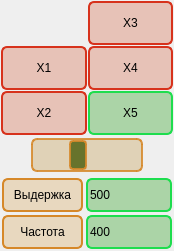
<?xml version="1.0" encoding="UTF-8"?>
<ui version="4.0">
 <class>WidgetCameraControl</class>
 <widget class="QWidget" name="WidgetCameraControl">
  <property name="geometry">
   <rect>
    <x>0</x>
    <y>0</y>
    <width>174</width>
    <height>251</height>
   </rect>
  </property>
  <property name="maximumSize">
   <size>
    <width>184</width>
    <height>16777215</height>
   </size>
  </property>
  <property name="windowTitle">
   <string>Form</string>
  </property>
  <property name="styleSheet">
   <string notr="true">QPushButton
{
   background-color: rgba(204, 53, 10, 62);
    border: 2px solid line;
    border-radius: 6px;	
	border-color: rgb(215, 50, 28);
}

QPushButton::checked
{
	
	background-color: rgba(32, 156, 19, 83);
    border: 2px solid line;
    border-radius: 6px;
   
	border-color: rgb(30, 221, 78);
}

QLineEdit
{
	
	background-color: rgba(32, 156, 19, 83);
    border: 2px solid line;
    border-radius: 6px;
   
	border-color: rgb(30, 221, 78);
}

QGroupBox
{
border: 0px solid line black;
}</string>
  </property>
  <layout class="QGridLayout" name="gridLayout">
   <property name="leftMargin">
    <number>1</number>
   </property>
   <property name="topMargin">
    <number>1</number>
   </property>
   <property name="rightMargin">
    <number>1</number>
   </property>
   <property name="bottomMargin">
    <number>1</number>
   </property>
   <property name="spacing">
    <number>3</number>
   </property>
   <item row="0" column="0">
    <widget class="QGroupBox" name="groupBox">
     <property name="title">
      <string/>
     </property>
     <layout class="QGridLayout" name="gridLayout_3">
      <property name="leftMargin">
       <number>0</number>
      </property>
      <property name="topMargin">
       <number>0</number>
      </property>
      <property name="rightMargin">
       <number>0</number>
      </property>
      <property name="bottomMargin">
       <number>0</number>
      </property>
      <property name="spacing">
       <number>1</number>
      </property>
      <item row="1" column="0">
       <widget class="QLabel" name="label">
        <property name="sizePolicy">
         <sizepolicy hsizetype="Preferred" vsizetype="Expanding">
          <horstretch>0</horstretch>
          <verstretch>0</verstretch>
         </sizepolicy>
        </property>
        <property name="minimumSize">
         <size>
          <width>0</width>
          <height>0</height>
         </size>
        </property>
        <property name="maximumSize">
         <size>
          <width>10000</width>
          <height>10000</height>
         </size>
        </property>
        <property name="styleSheet">
         <string notr="true">QLabel
{
border: 0px solid line black;
}</string>
        </property>
        <property name="text">
         <string/>
        </property>
        <property name="scaledContents">
         <bool>true</bool>
        </property>
        <property name="alignment">
         <set>Qt::AlignmentFlag::AlignCenter</set>
        </property>
        <property name="margin">
         <number>2</number>
        </property>
        <property name="indent">
         <number>0</number>
        </property>
       </widget>
      </item>
      <item row="3" column="1">
       <widget class="QPushButton" name="butZoom5">
        <property name="sizePolicy">
         <sizepolicy hsizetype="Minimum" vsizetype="Preferred">
          <horstretch>0</horstretch>
          <verstretch>0</verstretch>
         </sizepolicy>
        </property>
        <property name="minimumSize">
         <size>
          <width>0</width>
          <height>0</height>
         </size>
        </property>
        <property name="maximumSize">
         <size>
          <width>16777215</width>
          <height>16777215</height>
         </size>
        </property>
        <property name="text">
         <string>X5</string>
        </property>
        <property name="checkable">
         <bool>true</bool>
        </property>
        <property name="checked">
         <bool>true</bool>
        </property>
        <property name="autoExclusive">
         <bool>true</bool>
        </property>
       </widget>
      </item>
      <item row="3" column="0">
       <widget class="QPushButton" name="butZoom2">
        <property name="sizePolicy">
         <sizepolicy hsizetype="MinimumExpanding" vsizetype="MinimumExpanding">
          <horstretch>0</horstretch>
          <verstretch>0</verstretch>
         </sizepolicy>
        </property>
        <property name="minimumSize">
         <size>
          <width>0</width>
          <height>0</height>
         </size>
        </property>
        <property name="maximumSize">
         <size>
          <width>16777215</width>
          <height>16777215</height>
         </size>
        </property>
        <property name="text">
         <string>X2</string>
        </property>
        <property name="checkable">
         <bool>true</bool>
        </property>
        <property name="autoExclusive">
         <bool>true</bool>
        </property>
       </widget>
      </item>
      <item row="2" column="1">
       <widget class="QPushButton" name="butZoom4">
        <property name="sizePolicy">
         <sizepolicy hsizetype="Preferred" vsizetype="Preferred">
          <horstretch>0</horstretch>
          <verstretch>0</verstretch>
         </sizepolicy>
        </property>
        <property name="minimumSize">
         <size>
          <width>0</width>
          <height>0</height>
         </size>
        </property>
        <property name="maximumSize">
         <size>
          <width>16777215</width>
          <height>16777215</height>
         </size>
        </property>
        <property name="text">
         <string>X4</string>
        </property>
        <property name="checkable">
         <bool>true</bool>
        </property>
        <property name="autoExclusive">
         <bool>true</bool>
        </property>
       </widget>
      </item>
      <item row="2" column="0">
       <widget class="QPushButton" name="butZoom1">
        <property name="sizePolicy">
         <sizepolicy hsizetype="Preferred" vsizetype="MinimumExpanding">
          <horstretch>0</horstretch>
          <verstretch>0</verstretch>
         </sizepolicy>
        </property>
        <property name="minimumSize">
         <size>
          <width>0</width>
          <height>0</height>
         </size>
        </property>
        <property name="maximumSize">
         <size>
          <width>16777215</width>
          <height>16777215</height>
         </size>
        </property>
        <property name="text">
         <string>X1</string>
        </property>
        <property name="checkable">
         <bool>true</bool>
        </property>
        <property name="autoExclusive">
         <bool>true</bool>
        </property>
       </widget>
      </item>
      <item row="1" column="1">
       <widget class="QPushButton" name="butZoom3">
        <property name="sizePolicy">
         <sizepolicy hsizetype="Expanding" vsizetype="Minimum">
          <horstretch>0</horstretch>
          <verstretch>0</verstretch>
         </sizepolicy>
        </property>
        <property name="minimumSize">
         <size>
          <width>0</width>
          <height>0</height>
         </size>
        </property>
        <property name="maximumSize">
         <size>
          <width>16777215</width>
          <height>16777215</height>
         </size>
        </property>
        <property name="text">
         <string>X3</string>
        </property>
        <property name="checkable">
         <bool>true</bool>
        </property>
        <property name="autoExclusive">
         <bool>true</bool>
        </property>
       </widget>
      </item>
      <item row="4" column="0" colspan="2">
       <widget class="QScrollBar" name="scrollSetZoom">
        <property name="sizePolicy">
         <sizepolicy hsizetype="Minimum" vsizetype="Minimum">
          <horstretch>0</horstretch>
          <verstretch>0</verstretch>
         </sizepolicy>
        </property>
        <property name="minimumSize">
         <size>
          <width>0</width>
          <height>38</height>
         </size>
        </property>
        <property name="styleSheet">
         <string notr="true">QScrollBar:horizontal {
	background-color: rgba(181, 126, 24, 0.26);
    border: 2px solid line;
    border-radius: 6px;
   
	border-color: rgba(214, 136, 41, 0.87);
    width: 80px;
    min-height: 30px;
  margin: 2px 30px 2px 30px;
}

 QScrollBar::handle:horizontal 
 {
	background-color: rgba(103, 115, 44, 1);
    border: 2px solid line;
    border-radius: 4px;
   
	border-color: rgba(214, 136, 41, 0.87);
    min-width: 14px;
    min-height: 20px;
 }


 QScrollBar::sub-line:horizontal,QScrollBar::sub-line:horizontal:pressed
 {
     border: 2px solid grey;
     border-radius: 4px;
     height: 30px;
     width: 20px;
     subcontrol-position: left;
     subcontrol-origin: margin;

     image: url(D:/PICTURES/ImagesToPrograms/arrow_up.png);

	 border-color: rgba(214, 136, 41, 0.87);
     background: rgba(94, 84, 71, 0.38);

     margin: 2px 2px 2px 2px;
 }

 QScrollBar::sub-line:horizontal:pressed
 {
	 border-color: rgba(214, 110, 41, 0.87);
     background: rgba(94, 81, 71, 0.76);
 }

 QScrollBar::add-line:horizontal, QScrollBar::add-line:horizontal:pressed
 {
     border: 2px solid grey;
     border-radius: 4px;
     height: 30px;
     width: 20px;
     subcontrol-position: right;
     subcontrol-origin: margin;
     image: url(D:/PICTURES/ImagesToPrograms/arrow_down.png);

	 border-color: rgba(214, 136, 41, 0.87);
     background: rgba(94, 84, 71, 0.38);
 margin: 2px 2px 2px 2px;
 }

 QScrollBar::add-line:horizontal:pressed
 {
	 border-color: rgba(214, 110, 41, 0.87);
     background: rgba(94, 81, 71, 0.76);
 }

 QScrollBar::up-arrow:horizontal 
 {
     border: 0px solid grey;
     width: 60px;
     height: 15px;
 }
 
 QScrollBar::left-arrow:horizontal 
 {
     border: 0px solid grey;
     width: 60px;
     height: 15px;
 }

QScrollBar::add-page:horizontal, QScrollBar::sub-page:horizontal
 {
  background-color: none;
 }</string>
        </property>
        <property name="value">
         <number>40</number>
        </property>
        <property name="orientation">
         <enum>Qt::Orientation::Horizontal</enum>
        </property>
       </widget>
      </item>
     </layout>
    </widget>
   </item>
   <item row="1" column="0">
    <layout class="QGridLayout" name="gridLayout_2">
     <property name="leftMargin">
      <number>1</number>
     </property>
     <property name="topMargin">
      <number>1</number>
     </property>
     <property name="rightMargin">
      <number>1</number>
     </property>
     <property name="bottomMargin">
      <number>1</number>
     </property>
     <property name="spacing">
      <number>3</number>
     </property>
     <item row="0" column="0">
      <widget class="QPushButton" name="butSetExposure">
       <property name="sizePolicy">
        <sizepolicy hsizetype="Minimum" vsizetype="Minimum">
         <horstretch>0</horstretch>
         <verstretch>0</verstretch>
        </sizepolicy>
       </property>
       <property name="minimumSize">
        <size>
         <width>0</width>
         <height>34</height>
        </size>
       </property>
       <property name="maximumSize">
        <size>
         <width>86</width>
         <height>16777215</height>
        </size>
       </property>
       <property name="styleSheet">
        <string notr="true">QPushButton
{
	background-color: rgba(209, 142, 34, 60);
    border: 2px solid line;
    border-radius: 6px;
   
	border-color: rgb(214, 136, 41);
}

QPushButton:pressed
{
    background-color: rgba(209, 142, 34, 110);
    border: 4px solid line;
    border-radius: 6px;
   
	
	border-color: rgb(171, 86, 38);
}</string>
       </property>
       <property name="text">
        <string>Выдержка</string>
       </property>
      </widget>
     </item>
     <item row="0" column="1">
      <widget class="QLineEdit" name="lineExposure">
       <property name="sizePolicy">
        <sizepolicy hsizetype="Preferred" vsizetype="Minimum">
         <horstretch>0</horstretch>
         <verstretch>0</verstretch>
        </sizepolicy>
       </property>
       <property name="maximumSize">
        <size>
         <width>86</width>
         <height>16777215</height>
        </size>
       </property>
       <property name="text">
        <string>500</string>
       </property>
      </widget>
     </item>
     <item row="1" column="0">
      <widget class="QPushButton" name="pushButton">
       <property name="sizePolicy">
        <sizepolicy hsizetype="Minimum" vsizetype="Minimum">
         <horstretch>0</horstretch>
         <verstretch>0</verstretch>
        </sizepolicy>
       </property>
       <property name="minimumSize">
        <size>
         <width>0</width>
         <height>34</height>
        </size>
       </property>
       <property name="maximumSize">
        <size>
         <width>86</width>
         <height>16777215</height>
        </size>
       </property>
       <property name="styleSheet">
        <string notr="true">QPushButton
{
	background-color: rgba(209, 142, 34, 60);
    border: 2px solid line;
    border-radius: 6px;
   
	border-color: rgb(214, 136, 41);
}

QPushButton:pressed
{
    background-color: rgba(209, 142, 34, 110);
    border: 4px solid line;
    border-radius: 6px;
   
	
	border-color: rgb(171, 86, 38);
}</string>
       </property>
       <property name="text">
        <string>Частота</string>
       </property>
      </widget>
     </item>
     <item row="1" column="1">
      <widget class="QLineEdit" name="lineEdit">
       <property name="sizePolicy">
        <sizepolicy hsizetype="Expanding" vsizetype="Minimum">
         <horstretch>0</horstretch>
         <verstretch>0</verstretch>
        </sizepolicy>
       </property>
       <property name="maximumSize">
        <size>
         <width>86</width>
         <height>16777215</height>
        </size>
       </property>
       <property name="text">
        <string>400</string>
       </property>
      </widget>
     </item>
    </layout>
   </item>
  </layout>
 </widget>
 <resources>
  <include location="Images.qrc"/>
 </resources>
 <connections/>
</ui>
